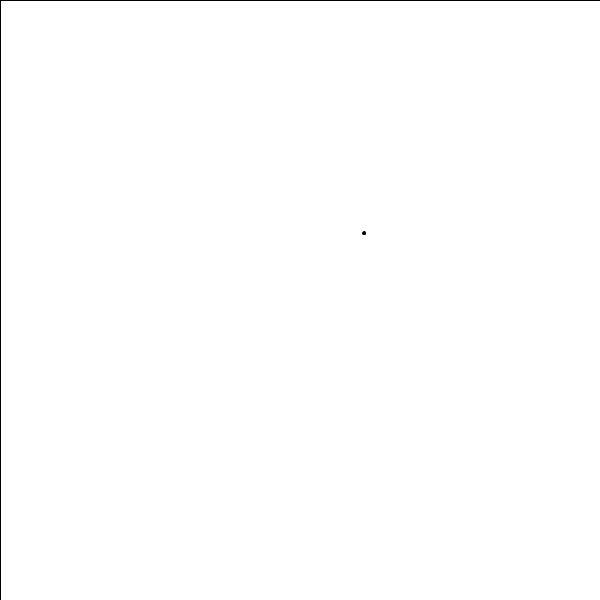
Frame 1 (no input)
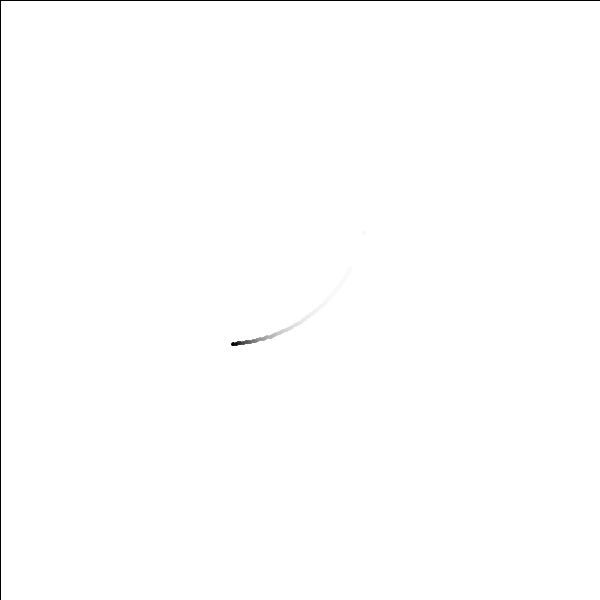
Frame 60 (the mouse pressed at the canvas centre just before this capture)
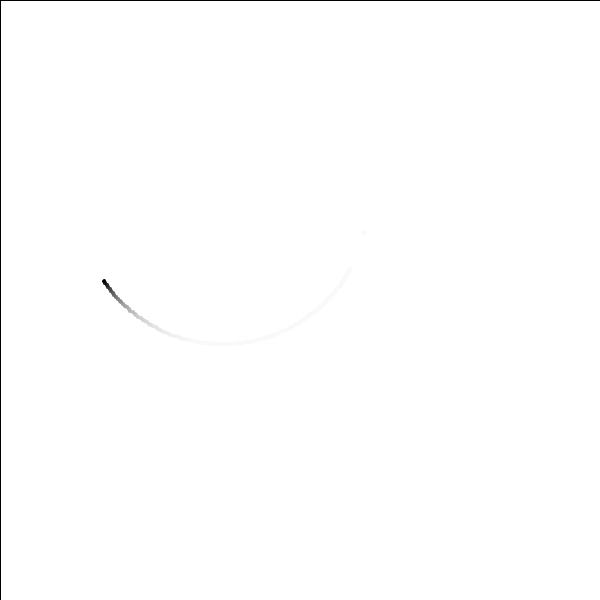
Frame 120 (the mouse held since frame 60 and released just before this capture)

The Processing sketch that drew these frames (run headless with seeded random() and noise(); from frame 60 on, the mouse is pressed at the canvas centre):

// Processing sketch: spin3
// ── spin3.pde
ArrayList<Particle> particles;

void setup()
{
  size(600,600);
  smooth();
  particles = new ArrayList<Particle>();
  particles.add(new Particle());
  
  background(255);
}

void draw()
{
  fill(255,20);
  rect(0,0,width,height);
  for (int i = 0; i<particles.size(); i++)
  {
    Particle p = particles.get(i);
    p.display();
  }
}

void mouseClicked()
{
  for (int j=1; j<20; j++)
  {
    particles.add(new Particle());
  }

}
// ── Particle.pde
class Particle
{
  PVector loc = new PVector();
  PVector center = new PVector();
  PVector offset = new PVector(height/2, width/2);
  int r;
  float sp;
  
  Particle()
  {
    float deg = random(360);
    float bigR = random(100,200);
    center.x = cos(radians(deg))*bigR+offset.x;
    center.y = sin(radians(deg))*bigR+offset.y;
    r = (int)random(50,150);
    sp = random(800,1500);
  }
  
  void display()
  {
    stroke(0);
    fill(0);
    float t = millis()/sp;
    loc.x = (int)(center.x+r*cos(t));
    loc.y = (int)(center.y+r*sin(t));
    ellipse(loc.x,loc.y, 3, 3);
  }
}
